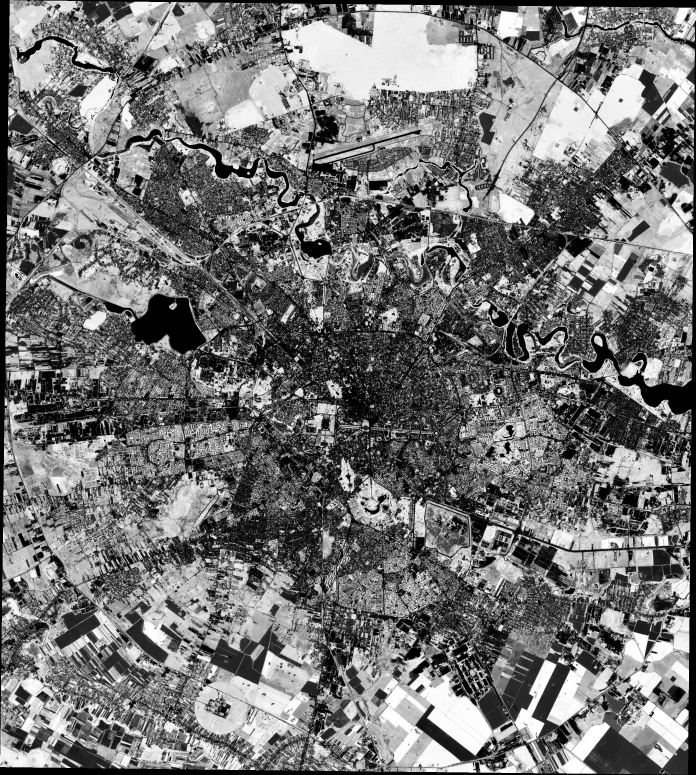
#> input picture ndvi/image_0001.jpg, 2086 x 2325 px, found by its file name (shown at 1/3 size)
$ python plot_img_crop_region.py
#> lines starting #> are read from the running program, lines starting #| are printed output that depends on the picture
# -*- coding: utf-8 -*-
"""
Created on Wed May  8 22:19:17 2024

@author: Andrei
"""

import matplotlib.pyplot as plt
import matplotlib.patches as patches
from PIL import Image
import numpy as np
import os

def display_image_with_crop(image_path, x1, x2, y1, y2):
    # Open the image using PIL (Pillow)
#> called with image_path = 'ndvi\\image_0001.jpg', x1 = 500, x2 = 600, y1 = 1950, y2 = 2100
    image = Image.open(image_path)
#> image is the input picture: PIL image 2086x2325 L; min 0, max 255, mean 116.7

    # Convert the image to grayscale
    image_gray = image.convert('L')

    # Create a figure and axis for plotting
    fig, ax = plt.subplots()

    # Display the grayscale image with the specified crop region
    ax.imshow(image_gray, cmap='gray')

    # Define the coordinates of the crop region
    crop_x1, crop_x2 = min(x1, x2), max(x1, x2)
    crop_y1, crop_y2 = min(y1, y2), max(y1, y2)

    # Calculate the width and height of the crop region
    crop_width = crop_x2 - crop_x1
    crop_height = crop_y2 - crop_y1

    # Create a rectangle patch for the crop region
    rect = patches.Rectangle((crop_x1, crop_y1), crop_width, crop_height, linewidth=2, edgecolor='r', facecolor='none')

    # Add the rectangle patch to the plot
    ax.add_patch(rect)

    # Set the title and show the plot
    plt.title(f"Cropped Region: x1={crop_x1}, x2={crop_x2}, y1={crop_y1}, y2={crop_y2}")
    plt.show()
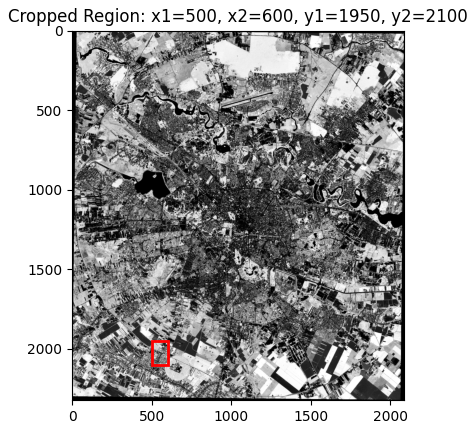
#> figure drawn by matplotlib, 1 panel

# Load image
work_dir = os.getcwd()
folder_path = work_dir + '/ndvi'
image_path = folder_path + '\image_0001.jpg' # Replace with the path to your image file

# Define Crop Region
x1, x2 = 500, 600
y1, y2 = 1950, 2100

# Display the image with the specified crop region
display_image_with_crop(image_path, x1, x2, y1, y2)

$ run again, with ndvi/image_0003.jpg copied over ndvi/image_0001.jpg
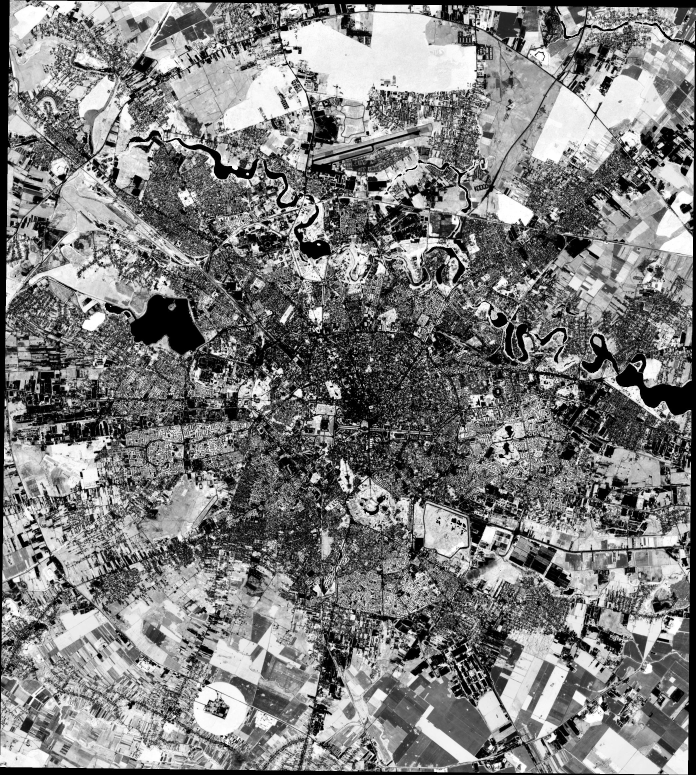
#> input picture ndvi/image_0003.jpg, 2086 x 2325 px, found by its file name (shown at 1/3 size)
#> in display_image_with_crop, image is the input picture: PIL image 2086x2325 L; min 0, max 255, mean 125.1
#> in display_image_with_crop, `plt.show()`:
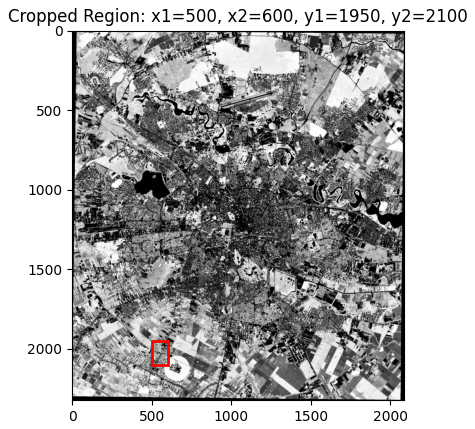
#> figure drawn by matplotlib, 1 panel
